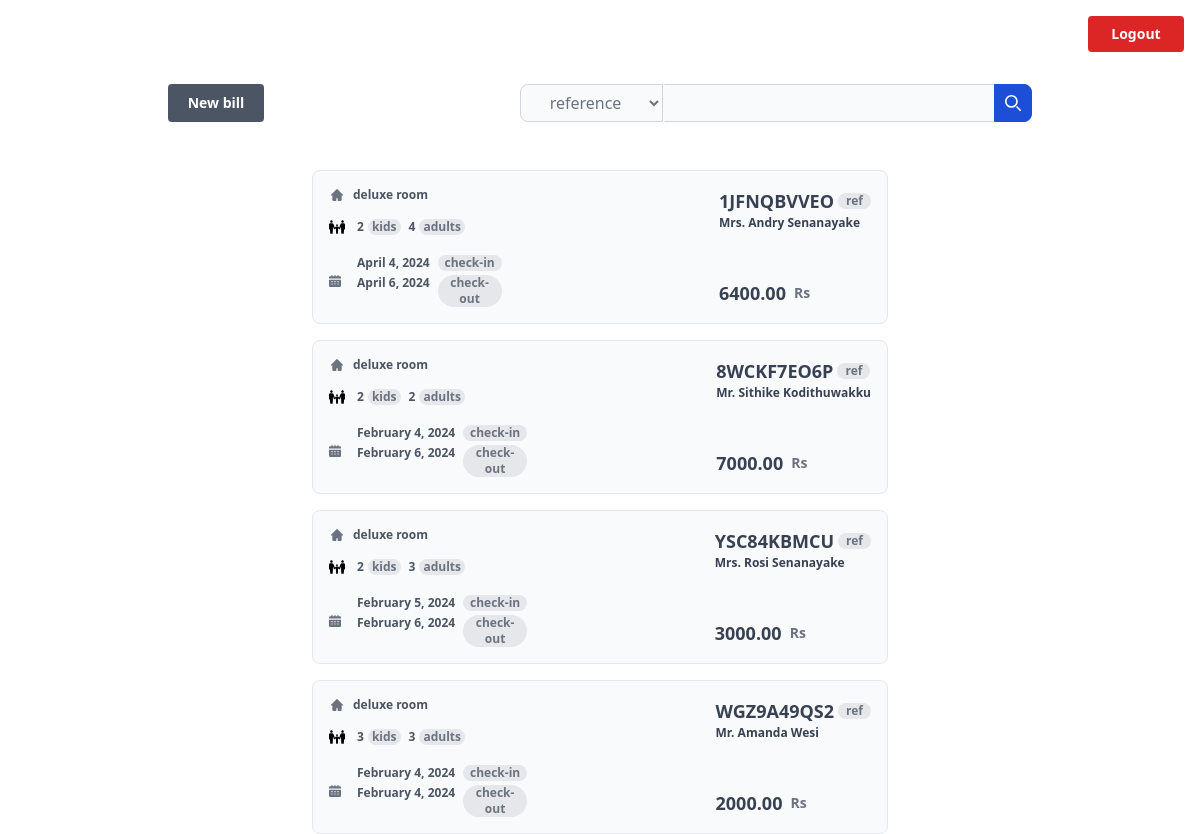
Page /acc/dashboard (signed in) on the committed database.
### tables this page shows
CREATE TABLE `bill` (
  `id` int(11) NOT NULL,
  `reference` text NOT NULL,
  `customer_name` varchar(100) NOT NULL,
  `num_adults` int(11) NOT NULL,
  `num_kids` int(11) NOT NULL,
  `check_in` bigint(20) NOT NULL,
  `check_out` bigint(20) NOT NULL,
  `items` text DEFAULT NULL,
  `room` varchar(20) NOT NULL,
  `total` decimal(11,2) NOT NULL,
  `status` varchar(20) NOT NULL,
  `create_time` timestamp NOT NULL DEFAULT current_timestamp()
);

### application/controllers/acc/Dashboard.php (called while the page is built, shortened)
<?php
class Dashboard extends CI_Controller
{
    public function __construct() {
        $this->load->library('form_validation');
        $this->load->helper('form');
        $this->load->library('session');
        $this->load->model('Acc_model');
    }
    public function index(){
        if ($this->checkSessionExist()){
            $data = $this->session->userdata('accinfo');
            $data['bills'] = $this->Acc_model->getBills();
            $this->load->view('acc/dashboard', $data);
        }
    }
    private function checkSessionExist(){
        if(!$this->session->has_userdata('accinfo')){
            $this->session->set_flashdata('error','Please login first to access the page');
            redirect('acc');
        }else{
            return true;
        }
    }
}

### index.php (called while the page is built, shortened)
<?php
require_once BASEPATH.'core/CodeIgniter.php';

### application/models/Acc_model.php (called while the page is built, shortened)
<?php
Class Acc_model extends CI_Model {
    public function getBills(){
        $result = $this->db->select('*')
                    ->where('status !=', 'archived')
                    ->get('bill');
        return $result->result_array();
    }
}

### application/views/acc/dashboard.php (the view, shortened to what this page needs)
<!DOCTYPE html>
<html>
  <head>
    <link rel="stylesheet" href="<?= base_url('css/admin/style.css') ?>">
  </head>
  <body class=" h-screen w-full">
        <div class="w-full h-screen flex flex-col items-center">
            <div class="w-full flex justify-end p-4">
                <a href="<?= base_url('acc/dashboard/logout') ?>" class="p-2 w-24 text-center rounded text-sm font-semibold text-white bg-red-600 hover:cursor-pointer">Logout</a>
            </div>
            <div class=" w-full max-w-4xl">
                <div class="flex w-full p-4 justify-between">
                    <button onclick="showModal('newBill')" class="p-2 w-24 text-center rounded text-sm font-semibold text-white bg-gray-600 hover:cursor-pointer">New bill</button>
                    <div class=" max-w-lg w-full">
                        <div class="flex max-w-xl w-full">
                            <select class="bg-gray-50 text-gray-500 text-center border focus:ring focus:ring-blue-500 rounded-l-lg border-gray-300 outline-none z-10" id="filter-selection">
                                <option value="1">reference</option>
                            </select>
                            <div class="relative w-full">
                                <input type="search" id="search-filter" class="block p-2 w-full z-20 text-sm text-gray-900 bg-gray-50 rounded-e-lg border-s-gray-50 border-s-2 border
                                    border-gray-300 focus:ring-blue-500 focus:ring focus:border-blue-500 " required>
                                <button onclick="filter()" class="absolute top-0 end-0 p-2.5 text-sm font-medium h-full text-white bg-blue-700 rounded-e-lg border border-blue-700 hover:bg-blue-800">
                                    <svg class="w-4 h-4" aria-hidden="true" xmlns="http://www.w3.org/2000/svg" fill="none" viewBox="0 0 20 20">
                                        <path stroke="currentColor" stroke-linecap="round" stroke-linejoin="round" stroke-width="2" d="m19 19-4-4m0-7A7 7 0 1 1 1 8a7 7 0 0 1 14 0Z"/>
                                    </svg>
                                </button>
                            </div>
                        </div>
                    </div>
                </div>
                <div class="bills w-full pt-4 px-4 flex flex-col items-center">
                <?php if(isset($bills) && count($bills) > 0): ?>
                    <?php foreach($bills as $bill): ?>
                        <div class="bill group relative rounded-lg border p-4 w-full bg-gray-50 max-w-xl flex justify-between mt-4">
                            <div class="detailsfirst flex flex-col gap-2">
                                <div class="flex gap-2 text-gray-500 text-xs items-center">
                                     <p class="text-xs text-gray-600 font-semibold"><?= $bill['room'].' room' ?></p>
                                </div>
                                <div class="flex gap-1 mt-2 text-gray-600 text-sm">
                                    <p class="text-xs ml-2 font-semibold "><?= $bill['num_kids'] ?> <p class="rounded-full text-gray-500 text-xs font-semibold px-1 bg-gray-200">kids</p></p>
                                    <p class="text-xs font-semibold "><?= $bill['num_adults'] ?> <p class="rounded-full text-gray-500 text-xs font-semibold px-1 bg-gray-200">adults</p></p>
                                </div>
                                <div class="flex gap-2 mt-3 text-gray-600 text-sm items-center">
                                    <div class="flex flex-col gap-1">
                                        <span class="text-xs ml-2 font-semibold flex gap-2"><?= date("F j\, Y", substr($bill['check_in'], 0, -3)) ?> <p class="rounded-full text-gray-500 text-xs w-16 text-center font-semibold px-1 bg-gray-200">check-in</p></span>
                                        <span class="text-xs ml-2 font-semibold flex gap-2"><?= date("F j\, Y", substr($bill['check_out'], 0, -3)) ?> <p class="rounded-full text-gray-500 text-xs w-16 text-center font-semibold px-1 bg-gray-200">check-out</p></span>
                                    </div>
                                </div>
                            </div>
                            <div class="detailsfirst flex flex-col justify-between">
                                <div class="flex flex-col">
                                    <span class="text-lg font-semibold text-gray-700 flex items-center  gap-1"><?= $bill['reference'] ?> <p class="rounded-full text-gray-500 text-xs  text-center font-semibold px-2 h-fit bg-gray-200">ref</p></span>
                                    <span class="text-xs font-semibold text-gray-700 flex items-center "><?= $bill['customer_name'] ?></span>
                                </div>
                                <span class="text-lg font-semibold text-gray-700 flex items-center "><?= $bill['total'] ?><p class="rounded-full text-gray-500 text-sm text-center font-semibold pl-2 h-fit items-baseline">Rs</p> </span>
                            </div>
                        </div>
                    <?php endforeach; ?>
                <?php endif; ?>
                </div>
            </div>
        </div>
  </body>
</html>

### css/admin/style.css (style rules this page uses)
html, :host { line-height: 1.5; -webkit-text-size-adjust: 100%; -moz-tab-size: 4; -o-tab-size: 4; tab-size: 4; font-family: ui-sans-serif, system-ui, sans-serif, "Apple Color Emoji", "Segoe UI Emoji", "Segoe UI Symbol", "Noto Color Emoji"; font-feature-settings: normal; font-variation-settings: normal; -webkit-tap-highlight-color: transparent; }
body { margin: 0; line-height: inherit; }
a { color: inherit; text-decoration: inherit; }
button, input, optgroup, select, textarea { font-family: inherit; font-feature-settings: inherit; font-variation-settings: inherit; font-size: 100%; font-weight: inherit; line-height: inherit; color: inherit; margin: 0; padding: 0; }
button, select { text-transform: none; }
button, [type='button'], [type='reset'], [type='submit'] { -webkit-appearance: button; background-color: transparent; background-image: none; }
[type='search'] { -webkit-appearance: textfield; outline-offset: -2px; }
blockquote, dl, dd, h1, h2, h3, h4, h5, h6, hr, figure, p, pre { margin: 0; }
input::placeholder, textarea::placeholder { opacity: 1; color: #9ca3af; }
button, [role="button"] { cursor: pointer; }
img, svg, video, canvas, audio, iframe, embed, object { display: block; vertical-align: middle; }
.absolute { position: absolute; }
.relative { position: relative; }
.end-0 { inset-inline-end: 0px; }
.top-0 { top: 0px; }
.z-10 { z-index: 10; }
.z-20 { z-index: 20; }
.ml-2 { margin-left: 0.5rem; }
.mt-2 { margin-top: 0.5rem; }
.mt-3 { margin-top: 0.75rem; }
.mt-4 { margin-top: 1rem; }
.block { display: block; }
.flex { display: flex; }
.h-3 { height: 0.75rem; }
.h-4 { height: 1rem; }
.h-fit { height: -moz-fit-content; height: fit-content; }
.h-full { height: 100%; }
.h-screen { height: 100vh; }
.w-16 { width: 4rem; }
.w-24 { width: 6rem; }
.w-3 { width: 0.75rem; }
.w-4 { width: 1rem; }
.w-full { width: 100%; }
.max-w-4xl { max-width: 56rem; }
.max-w-lg { max-width: 32rem; }
.max-w-xl { max-width: 36rem; }
.flex-col { flex-direction: column; }
.items-center { align-items: center; }
.items-baseline { align-items: baseline; }
.justify-end { justify-content: flex-end; }
.justify-between { justify-content: space-between; }
.gap-1 { gap: 0.25rem; }
.gap-2 { gap: 0.5rem; }
.rounded { border-radius: 0.25rem; }
.rounded-full { border-radius: 9999px; }
.rounded-lg { border-radius: 0.5rem; }
.rounded-e-lg { border-start-end-radius: 0.5rem; border-end-end-radius: 0.5rem; }
.rounded-l-lg { border-top-left-radius: 0.5rem; border-bottom-left-radius: 0.5rem; }
.border { border-width: 1px; }
.border-s-2 { border-inline-start-width: 2px; }
.border-blue-700 { --tw-border-opacity: 1; border-color: rgb(29 78 216 / var(--tw-border-opacity)); }
.border-gray-300 { --tw-border-opacity: 1; border-color: rgb(209 213 219 / var(--tw-border-opacity)); }
.border-s-gray-50 { --tw-border-opacity: 1; border-inline-start-color: rgb(249 250 251 / var(--tw-border-opacity)); }
.bg-blue-700 { --tw-bg-opacity: 1; background-color: rgb(29 78 216 / var(--tw-bg-opacity)); }
.bg-gray-200 { --tw-bg-opacity: 1; background-color: rgb(229 231 235 / var(--tw-bg-opacity)); }
.bg-gray-50 { --tw-bg-opacity: 1; background-color: rgb(249 250 251 / var(--tw-bg-opacity)); }
.bg-gray-600 { --tw-bg-opacity: 1; background-color: rgb(75 85 99 / var(--tw-bg-opacity)); }
.bg-red-600 { --tw-bg-opacity: 1; background-color: rgb(220 38 38 / var(--tw-bg-opacity)); }
.fill-gray-500 { fill: #6b7280; }
.p-2 { padding: 0.5rem; }
.p-2\.5 { padding: 0.625rem; }
.p-4 { padding: 1rem; }
.px-1 { padding-left: 0.25rem; padding-right: 0.25rem; }
.px-2 { padding-left: 0.5rem; padding-right: 0.5rem; }
.px-4 { padding-left: 1rem; padding-right: 1rem; }
.pl-2 { padding-left: 0.5rem; }
.pt-4 { padding-top: 1rem; }
.text-center { text-align: center; }
.text-lg { font-size: 1.125rem; line-height: 1.75rem; }
.text-sm { font-size: 0.875rem; line-height: 1.25rem; }
.text-xs { font-size: 0.75rem; line-height: 1rem; }
.font-medium { font-weight: 500; }
.font-semibold { font-weight: 600; }
.text-gray-500 { --tw-text-opacity: 1; color: rgb(107 114 128 / var(--tw-text-opacity)); }
.text-gray-600 { --tw-text-opacity: 1; color: rgb(75 85 99 / var(--tw-text-opacity)); }
.text-gray-700 { --tw-text-opacity: 1; color: rgb(55 65 81 / var(--tw-text-opacity)); }
.text-gray-900 { --tw-text-opacity: 1; color: rgb(17 24 39 / var(--tw-text-opacity)); }
.text-white { --tw-text-opacity: 1; color: rgb(255 255 255 / var(--tw-text-opacity)); }
.outline-none { outline: 2px solid transparent; outline-offset: 2px; }

### rows in the picture
bill: room "deluxe", num_kids "2", num_adults "4", check_in "April 4, 2024", check_out "April 6, 2024", reference "1JFNQBVVEO", customer_name "Mrs. Andry Senanayake", total "6400.00"
bill: room "deluxe", num_kids "2", num_adults "2", check_in "February 4, 2024", check_out "February 6, 2024", reference "8WCKF7EO6P", customer_name "Mr. Sithike Kodithuwakku", total "7000.00"
bill: room "deluxe", num_kids "2", num_adults "3", check_in "February 5, 2024", check_out "February 6, 2024", reference "YSC84KBMCU", customer_name "Mrs. Rosi Senanayake", total "3000.00"
bill: room "deluxe", num_kids "3", num_adults "3", check_in "February 4, 2024", check_out "February 4, 2024", reference "WGZ9A49QS2", customer_name "Mr. Amanda Wesi", total "2000.00"
